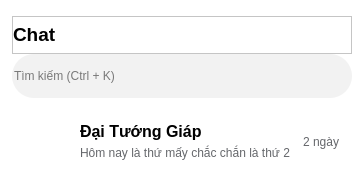
                  <widget class="QWidget" name="chat_sidebar" native="true">
                   <property name="maximumSize">
                    <size>
                     <width>300</width>
                     <height>16777215</height>
                    </size>
                   </property>
                   <property name="styleSheet">
                    <string notr="true">background-color: rgb(255, 255, 255);</string>
                   </property>
                   <layout class="QVBoxLayout" name="verticalLayout_5">
                    <property name="spacing">
                     <number>12</number>
                    </property>
                    <property name="leftMargin">
                     <number>0</number>
                    </property>
                    <property name="topMargin">
                     <number>16</number>
                    </property>
                    <property name="rightMargin">
                     <number>12</number>
                    </property>
                    <property name="bottomMargin">
                     <number>0</number>
                    </property>
                    <item>
                     <widget class="QWidget" name="chat_sidebar_top" native="true">
                      <property name="maximumSize">
                       <size>
                        <width>16777215</width>
                        <height>99</height>
                       </size>
                      </property>
                      <property name="styleSheet">
                       <string notr="true">border-bottom:</string>
                      </property>
                      <layout class="QVBoxLayout" name="verticalLayout_4">
                       <property name="spacing">
                        <number>0</number>
                       </property>
                       <property name="leftMargin">
                        <number>12</number>
                       </property>
                       <property name="topMargin">
                        <number>0</number>
                       </property>
                       <property name="rightMargin">
                        <number>0</number>
                       </property>
                       <property name="bottomMargin">
                        <number>0</number>
                       </property>
                       <item>
                        <widget class="QFrame" name="frame">
                         <property name="minimumSize">
                          <size>
                           <width>0</width>
                           <height>0</height>
                          </size>
                         </property>
                         <property name="maximumSize">
                          <size>
                           <width>16777215</width>
                           <height>40</height>
                          </size>
                         </property>
                         <property name="frameShape">
                          <enum>QFrame::StyledPanel</enum>
                         </property>
                         <property name="frameShadow">
                          <enum>QFrame::Raised</enum>
                         </property>
                         <layout class="QHBoxLayout" name="horizontalLayout_2">
                          <property name="spacing">
                           <number>0</number>
                          </property>
                          <property name="leftMargin">
                           <number>0</number>
                          </property>
                          <property name="topMargin">
                           <number>0</number>
                          </property>
                          <property name="rightMargin">
                           <number>0</number>
                          </property>
                          <property name="bottomMargin">
                           <number>0</number>
                          </property>
                          <item>
                           <widget class="QLabel" name="chat__sidebar_title">
                            <property name="font">
                             <font>
                              <family>Segoe UI</family>
                             </font>
                            </property>
                            <property name="text">
                             <string>&lt;html&gt;&lt;head/&gt;&lt;body&gt;&lt;p&gt;&lt;span style=&quot; font-size:14pt; font-weight:600;&quot;&gt;Chat&lt;/span&gt;&lt;/p&gt;&lt;/body&gt;&lt;/html&gt;</string>
                            </property>
                           </widget>
                          </item>
                          <item>
                           <widget class="QPushButton" name="on_new_message">
                            <property name="minimumSize">
                             <size>
                              <width>36</width>
                              <height>36</height>
                             </size>
                            </property>
                            <property name="maximumSize">
                             <size>
                              <width>36</width>
                              <height>36</height>
                             </size>
                            </property>
                            <property name="styleSheet">
                             <string notr="true">border:none;
border-radius:44px</string>
                            </property>
                            <property name="text">
                             <string/>
                            </property>
                            <property name="icon">
                             <iconset resource="../../resources/resource.qrc">
                              <normaloff>:/icon/icon/icons8-plus-64.png</normaloff>:/icon/icon/icons8-plus-64.png</iconset>
                            </property>
                            <property name="iconSize">
                             <size>
                              <width>32</width>
                              <height>32</height>
                             </size>
                            </property>
                           </widget>
                          </item>
                         </layout>
                        </widget>
                       </item>
                       <item>
                        <widget class="QLineEdit" name="search_input">
                         <property name="minimumSize">
                          <size>
                           <width>0</width>
                           <height>44</height>
                          </size>
                         </property>
                         <property name="styleSheet">
                          <string notr="true">border-radius: 22px;
background-color:#f2f2f2;</string>
                         </property>
                         <property name="placeholderText">
                          <string>Tìm kiếm (Ctrl + K)</string>
                         </property>
                        </widget>
                       </item>
                      </layout>
                     </widget>
                    </item>
                    <item>
                     <widget class="QWidget" name="user_chat_view" native="true">
                      <layout class="QVBoxLayout" name="verticalLayout_10">
                       <property name="spacing">
                        <number>0</number>
                       </property>
                       <property name="leftMargin">
                        <number>12</number>
                       </property>
                       <property name="topMargin">
                        <number>0</number>
                       </property>
                       <property name="rightMargin">
                        <number>0</number>
                       </property>
                       <property name="bottomMargin">
                        <number>0</number>
                       </property>
                       <item>
                        <widget class="QWidget" name="friend_chat_card" native="true">
                         <property name="minimumSize">
                          <size>
                           <width>0</width>
                           <height>64</height>
                          </size>
                         </property>
                         <property name="maximumSize">
                          <size>
                           <width>16777215</width>
                           <height>64</height>
                          </size>
                         </property>
                         <property name="cursor">
                          <cursorShape>PointingHandCursor</cursorShape>
                         </property>
                         <property name="focusPolicy">
                          <enum>Qt::ClickFocus</enum>
                         </property>
                         <property name="styleSheet">
                          <string notr="true"/>
                         </property>
                         <layout class="QHBoxLayout" name="horizontalLayout_6">
                          <property name="spacing">
                           <number>0</number>
                          </property>
                          <property name="leftMargin">
                           <number>12</number>
                          </property>
                          <property name="topMargin">
                           <number>0</number>
                          </property>
                          <property name="rightMargin">
                           <number>12</number>
                          </property>
                          <property name="bottomMargin">
                           <number>0</number>
                          </property>
                          <item>
                           <layout class="QGridLayout" name="gridLayout">
                            <property name="horizontalSpacing">
                             <number>12</number>
                            </property>
                            <property name="verticalSpacing">
                             <number>0</number>
                            </property>
                            <item row="0" column="0">
                             <widget class="QLabel" name="friend_avt">
                              <property name="styleSheet">
                               <string notr="true">border-image:url(:/image/image/avt.jpg);
max-width:44px;
max-height:44px;
min-width:44px;
min-height:44px;
border-radius:22px</string>
                              </property>
                              <property name="text">
                               <string/>
                              </property>
                             </widget>
                            </item>
                            <item row="0" column="1">
                             <widget class="QWidget" name="widget_3" native="true">
                              <property name="styleSheet">
                               <string notr="true">background-color:transparent</string>
                              </property>
                              <layout class="QVBoxLayout" name="verticalLayout_6">
                               <property name="spacing">
                                <number>0</number>
                               </property>
                               <property name="leftMargin">
                                <number>0</number>
                               </property>
                               <property name="topMargin">
                                <number>0</number>
                               </property>
                               <property name="rightMargin">
                                <number>0</number>
                               </property>
                               <property name="bottomMargin">
                                <number>0</number>
                               </property>
                               <item>
                                <widget class="QLabel" name="friend_name">
                                 <property name="styleSheet">
                                  <string notr="true">font-size:16px;
font-weight:500;
background-color:transparent</string>
                                 </property>
                                 <property name="text">
                                  <string>Đại Tướng Giáp</string>
                                 </property>
                                </widget>
                               </item>
                               <item>
                                <widget class="QLabel" name="friend_last_message">
                                 <property name="styleSheet">
                                  <string notr="true">color:#65676b;
font-size:12px;
background-color:transparent</string>
                                 </property>
                                 <property name="text">
                                  <string>Hôm nay là thứ mấy chắc chắn là thứ 2</string>
                                 </property>
                                 <property name="textFormat">
                                  <enum>Qt::AutoText</enum>
                                 </property>
                                 <property name="scaledContents">
                                  <bool>false</bool>
                                 </property>
                                 <property name="wordWrap">
                                  <bool>false</bool>
                                 </property>
                                 <property name="indent">
                                  <number>-1</number>
                                 </property>
                                 <property name="openExternalLinks">
                                  <bool>false</bool>
                                 </property>
                                 <property name="textInteractionFlags">
                                  <set>Qt::NoTextInteraction</set>
                                 </property>
                                </widget>
                               </item>
                              </layout>
                             </widget>
                            </item>
                            <item row="0" column="2">
                             <widget class="QLabel" name="friend_time_last_message">
                              <property name="styleSheet">
                               <string notr="true">color:#65676b;
font-size:12px;
</string>
                              </property>
                              <property name="text">
                               <string>2 ngày</string>
                              </property>
                             </widget>
                            </item>
                           </layout>
                          </item>
                         </layout>
                        </widget>
                       </item>
                       <item>
                        <widget class="QWidget" name="widget_2" native="true">
                         <layout class="QHBoxLayout" name="horizontalLayout_14"/>
                        </widget>
                       </item>
                      </layout>
                     </widget>
                    </item>
                   </layout>
                  </widget>
